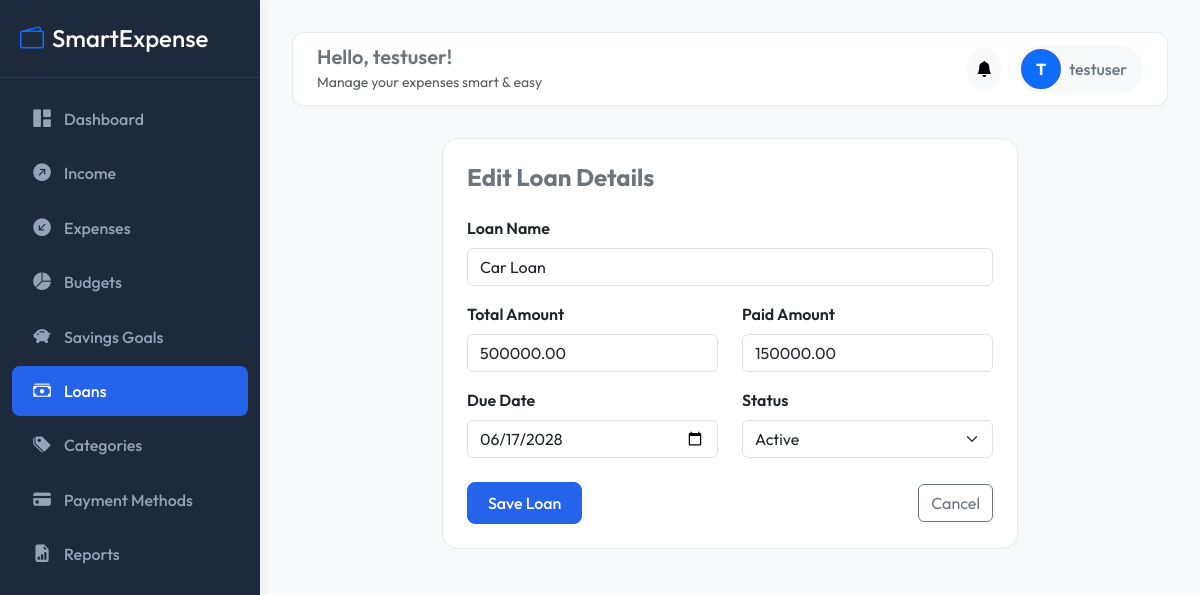
The page /loans/1/edit/ (signed in) on the database its author committed.
### accounts/models.py (models this page shows, shortened)
class User(AbstractUser):
    profile_image = models.ImageField(upload_to='profile_images/', null=True, blank=True)
    created_at = models.DateTimeField(auto_now_add=True)

### loans/models.py (models this page shows, shortened)
class Loan(models.Model):
    STATUS_CHOICES = [
        ('Active', 'Active'),
        ('Fully Paid', 'Fully Paid'),
        ('Overdue', 'Overdue'),
    ]
    user = models.ForeignKey(settings.AUTH_USER_MODEL, on_delete=models.CASCADE, related_name='loans')
    loan_name = models.CharField(max_length=200)
    total_amount = models.DecimalField(max_digits=10, decimal_places=2)
    paid_amount = models.DecimalField(max_digits=10, decimal_places=2, default=0.00)
    remaining_amount = models.DecimalField(max_digits=10, decimal_places=2, editable=False)
    due_date = models.DateField()
    status = models.CharField(max_length=20, choices=STATUS_CHOICES, default='Active')

### loans/views.py (the view, shortened to what this page needs)
# urls.py: path('<int:pk>/edit/', views.LoanUpdateView.as_view(), name='loan_edit'),
class LoanUpdateView(LoginRequiredMixin, UpdateView):
    model = Loan
    form_class = LoanForm
    template_name = 'loans/loan_form.html'
    success_url = reverse_lazy('loans:loan_list')
    def get_queryset(self):
        return Loan.objects.filter(user=self.request.user)

### loans/forms.py
class LoanForm(forms.ModelForm):
    class Meta:
        model = Loan
        fields = ('loan_name', 'total_amount', 'paid_amount', 'due_date', 'status')
        widgets = {
            'loan_name': forms.TextInput(attrs={'class': 'form-control', 'placeholder': 'e.g. Home Loan, Car Loan, Friend Loan'}),
            'total_amount': forms.NumberInput(attrs={'class': 'form-control', 'placeholder': '0.00', 'step': '0.01'}),
            'paid_amount': forms.NumberInput(attrs={'class': 'form-control', 'placeholder': '0.00', 'step': '0.01'}),
            'due_date': forms.DateInput(attrs={'class': 'form-control', 'type': 'date'}),
            'status': forms.Select(attrs={'class': 'form-select'}),
        }

### notifications/context_processors.py (called while the page is built)
def unread_notifications_count(request):
    if request.user.is_authenticated:
        count = Notification.objects.filter(user=request.user, is_read=False).count()
        recent = Notification.objects.filter(user=request.user, is_read=False)[:5]
        return {
            'unread_notifications_count': count,
            'recent_notifications': recent
        }
    return {
        'unread_notifications_count': 0,
        'recent_notifications': []
    }

### templates/loans/loan_form.html (shortened to what this page needs)
{% extends 'base.html' %}
{% block content %}
<div class="row justify-content-center">
    <div class="col-md-8">
        <div class="card stat-card p-4">
            <h4 class="fw-bold text-secondary mb-4">{% if form.instance.pk %}Edit Loan Details{% else %}Add New Loan{% endif %}</h4>
            <form method="post">
                <div class="mb-3">
                    <label for="id_loan_name" class="form-label fw-semibold">Loan Name</label>
                    {{ form.loan_name }}
                </div>
                <div class="row">
                    <div class="col-md-6 mb-3">
                        <label for="id_total_amount" class="form-label fw-semibold">Total Amount</label>
                        {{ form.total_amount }}
                    </div>
                    <div class="col-md-6 mb-3">
                        <label for="id_paid_amount" class="form-label fw-semibold">Paid Amount</label>
                        {{ form.paid_amount }}
                    </div>
                </div>
                <div class="row">
                    <div class="col-md-6 mb-3">
                        <label for="id_due_date" class="form-label fw-semibold">Due Date</label>
                        {{ form.due_date }}
                    </div>
                    <div class="col-md-6 mb-4">
                        <label for="id_status" class="form-label fw-semibold">Status</label>
                        {{ form.status }}
                    </div>
                </div>
                <div class="d-flex justify-content-between align-items-center">
                    <button type="submit" class="btn btn-primary">Save Loan</button>
                    <a href="{% url 'loans:loan_list' %}" class="btn btn-outline-secondary">Cancel</a>
                </div>
            </form>
        </div>
    </div>
</div>
{% endblock %}

### templates/base.html (shortened to what this page needs)
{% load static %}
<!DOCTYPE html>
<html lang="en">
<head>
    <link href="https://cdn.jsdelivr.net/npm/bootstrap@5.3.0/dist/css/bootstrap.min.css" rel="stylesheet">
    <link href="https://cdn.jsdelivr.net/npm/bootstrap-icons@1.10.5/font/bootstrap-icons.css" rel="stylesheet">
    <link href="https://cdn.datatables.net/1.13.4/css/dataTables.bootstrap5.min.css" rel="stylesheet">
    <link href="{% static 'css/style.css' %}" rel="stylesheet">
</head>
<body>
    <nav id="sidebar">
        <div class="sidebar-header">
            <h4 class="m-0 text-white"><i class="bi bi-wallet2 me-2 text-primary"></i>SmartExpense</h4>
        </div>
        <div class="mt-3">
            <a href="{% url 'dashboard:home' %}" class="nav-link {% if request.resolver_match.app_name == 'dashboard' %}active{% endif %}">
                <i class="bi bi-grid-1x2-fill"></i> Dashboard
            </a>
            <a href="{% url 'income:income_list' %}" class="nav-link {% if request.resolver_match.app_name == 'income' %}active{% endif %}">
                <i class="bi bi-arrow-up-right-circle-fill"></i> Income
            </a>
            <a href="{% url 'expenses:expense_list' %}" class="nav-link ">
                <i class="bi bi-arrow-down-left-circle-fill"></i> Expenses
            </a>
            <a href="{% url 'budgets:budget_list' %}" class="nav-link {% if request.resolver_match.app_name == 'budgets' %}active{% endif %}">
                <i class="bi bi-pie-chart-fill"></i> Budgets
            </a>
            <a href="{% url 'savings:savings_list' %}" class="nav-link {% if request.resolver_match.app_name == 'savings' %}active{% endif %}">
                <i class="bi bi-piggy-bank-fill"></i> Savings Goals
            </a>
            <a href="{% url 'loans:loan_list' %}" class="nav-link {% if request.resolver_match.app_name == 'loans' %}active{% endif %}">
                <i class="bi bi-cash-stack"></i> Loans
            </a>
            <a href="{% url 'expenses:category_list' %}" class="nav-link {% if request.resolver_match.url_name == 'category_list' %}active{% endif %}">
                <i class="bi bi-tags-fill"></i> Categories
            </a>
            <a href="{% url 'expenses:payment_method_list' %}" class="nav-link {% if request.resolver_match.url_name == 'payment_method_list' %}active{% endif %}">
                <i class="bi bi-credit-card-fill"></i> Payment Methods
            </a>
            <a href="{% url 'reports:report_dashboard' %}" class="nav-link {% if request.resolver_match.app_name == 'reports' %}active{% endif %}">
                <i class="bi bi-file-earmark-bar-graph-fill"></i> Reports
            </a>
        </div>
    </nav>
    <div id="content">
        <div class="topbar d-flex justify-content-between align-items-center">
            <div class="d-none d-lg-block">
                <h5 class="m-0 fw-semibold text-secondary">Hello, {{ request.user.username }}!</h5>
                <small class="text-muted">Manage your expenses smart & easy</small>
            </div>
            <div class="d-flex align-items-center gap-3">
                <div class="dropdown">
                    <button class="btn btn-light position-relative rounded-circle p-2" type="button" data-bs-toggle="dropdown" aria-expanded="false">
                        <i class="bi bi-bell-fill"></i>
                    </button>
                </div>
                <div class="dropdown">
                    <button class="btn btn-light d-flex align-items-center gap-2 border-0 p-1 pe-3 rounded-pill" type="button" data-bs-toggle="dropdown" aria-expanded="false">
                        {% if request.user.profile_image %}
                        <img src="{{ request.user.profile_image.url }}" class="avatar-md" alt="Avatar">
                        {% else %}
                        <div class="avatar-md bg-primary text-white d-flex align-items-center justify-content-center fw-bold">
                            {{ request.user.username|slice:":1"|upper }}
                        </div>
                        {% endif %}
                        <span class="d-none d-md-inline fw-medium text-secondary">{{ request.user.username }}</span>
                    </button>
                </div>
            </div>
        </div>
        {% block content %}{% endblock %}
    </div>
</body>
</html>

### static/css/style.css (style rules this page uses)
:root { --primary-color: #2563EB; --primary-hover: #1D4ED8; --secondary-color: #1E293B; --success-color: #10B981; --danger-color: #EF4444; --warning-color: #F59E0B; --info-color: #06B6D4; --bg-color: #F8FAFC; --sidebar-width: 260px; --transition-speed: 0.3s; }
body { font-family: 'Outfit', -apple-system, BlinkMacSystemFont, "Segoe UI", Roboto, sans-serif; background-color: var(--bg-color); color: var(--secondary-color); overflow-x: hidden; }
#sidebar { width: var(--sidebar-width); height: 100vh; position: fixed; top: 0; left: 0; z-index: 100; background-color: var(--secondary-color); color: #F8FAFC; transition: all var(--transition-speed) ease; box-shadow: 4px 0 10px rgba(0, 0, 0, 0.05); }
#sidebar .sidebar-header { padding: 1.5rem 1.25rem; border-bottom: 1px solid rgba(255, 255, 255, 0.08); }
#sidebar .nav-link { color: #94A3B8; padding: 0.75rem 1.25rem; display: flex; align-items: center; gap: 0.75rem; border-radius: 8px; margin: 0.25rem 0.75rem; transition: all 0.2s ease; font-weight: 500; text-decoration: none; }
#sidebar .nav-link:hover, #sidebar .nav-link.active { color: #FFFFFF; background-color: var(--primary-color); }
#sidebar .nav-link i { font-size: 1.1rem; width: 20px; text-align: center; }
#content { margin-left: var(--sidebar-width); padding: 2rem; min-height: 100vh; transition: all var(--transition-speed) ease; }
.topbar { background: rgba(255, 255, 255, 0.9); backdrop-filter: blur(8px); border-radius: 12px; padding: 0.75rem 1.5rem; box-shadow: 0 4px 6px -1px rgba(0, 0, 0, 0.03); margin-bottom: 2rem; border: 1px solid rgba(226, 232, 240, 0.8); }
.stat-card { border: 1px solid rgba(226, 232, 240, 0.8); border-radius: 16px; box-shadow: 0 4px 20px rgba(0, 0, 0, 0.01); transition: transform var(--transition-speed) ease, box-shadow var(--transition-speed) ease; background: #FFFFFF; }
.btn-primary { background-color: var(--primary-color); border-color: var(--primary-color); font-weight: 500; border-radius: 8px; padding: 0.5rem 1.25rem; }
.avatar-md { width: 40px; height: 40px; border-radius: 50%; object-fit: cover; border: 2px solid var(--primary-color); }

### rows shown on the page
User: user.username "testuser", user.username "T"
Loan: loan_name "Car Loan", total_amount "500000.00", paid_amount "150000.00", due_date "06/17/2028", status "Active"
